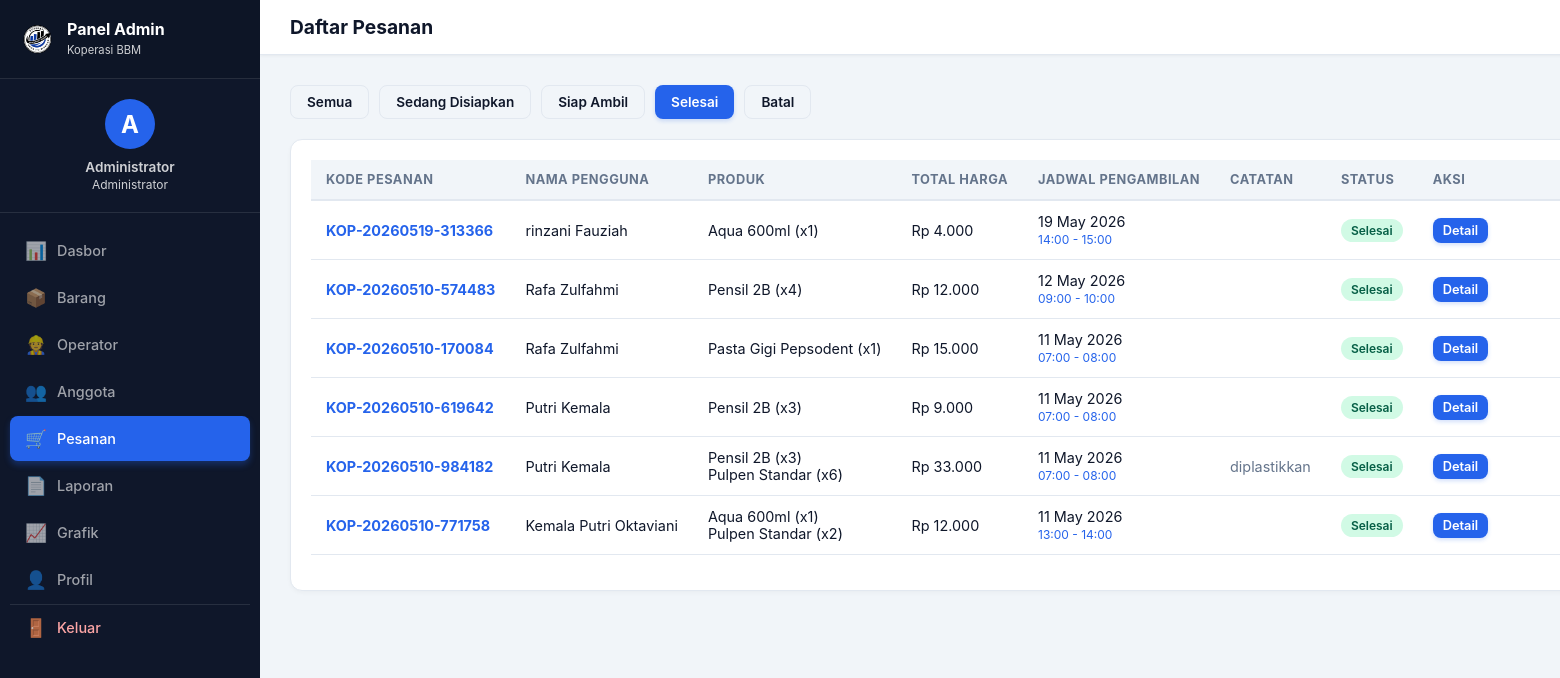
The app's page /koperasibbm/admin/pesanan.php?status=Selesai (signed in) with its own data.
### tables this page shows
CREATE TABLE `pesanan` (
  `id_pesanan` int NOT NULL,
  `kode_pesanan` varchar(20) DEFAULT NULL,
  `id_user` int NOT NULL,
  `total_harga` decimal(10,2) NOT NULL,
  `status` enum('Sedang disiapkan','Siap diambil','Selesai','Batal') NOT NULL DEFAULT 'Sedang disiapkan',
  `metode_pengambilan` enum('Mandiri','Slot Waktu') DEFAULT 'Mandiri',
  `created_at` timestamp NULL DEFAULT CURRENT_TIMESTAMP,
  `id_slot` int DEFAULT NULL,
  `jadwal_pengambilan` varchar(100) DEFAULT 'Mandiri',
  `tanggal_ambil` date DEFAULT NULL,
  `jam_ambil` varchar(50) DEFAULT NULL,
  `catatan` text
);

CREATE TABLE `users` (
  `id_user` int NOT NULL,
  `nama_lengkap` varchar(100) NOT NULL,
  `username` varchar(50) NOT NULL,
  `password` varchar(255) NOT NULL,
  `no_telepon` varchar(20) DEFAULT NULL,
  `role` enum('admin','operator','user') NOT NULL DEFAULT 'user',
  `jenis_anggota` enum('Murid','Guru','Internal Sekolah') DEFAULT NULL,
  `nis` varchar(20) DEFAULT NULL,
  `nip` varchar(20) DEFAULT NULL,
  `bagian_internal` enum('kantin','satpam','staf sekolah') DEFAULT NULL,
  `created_at` timestamp NULL DEFAULT CURRENT_TIMESTAMP
);

### koperasibbm/config/database.php (called while the page is built, shortened)
<?php
function base_url() {
    return "http://localhost/koperasibbm";
}
?>

### koperasibbm/admin/pesanan.php (the view, shortened to what this page needs)
<?php
require_once __DIR__ . '/../config/database.php';
 $filter = isset($_GET['status']) ? mysqli_real_escape_string($conn, $_GET['status']) : '';
 $where = $filter ? "AND p.status='$filter'" : "";
 $pesanan = mysqli_query($conn, "SELECT p.*, u.nama_lengkap FROM pesanan p JOIN users u ON p.id_user=u.id_user WHERE 1=1 $where ORDER BY p.created_at DESC");
?>
<!DOCTYPE html>
<html lang="id">
<head><meta charset="UTF-8"><meta name="viewport" content="width=device-width, initial-scale=1.0"><title>Pesanan</title><link rel="stylesheet" href="<?php echo base_url(); ?>/assets/css/style.css"></head>
<body>
<div class="admin-container">
    <?php include __DIR__ . '/../includes/admin_sidebar.php'; ?>
    <div class="main-panel">
        <div class="topbar"><h2>Daftar Pesanan</h2></div>
        <div class="content-wrapper">
            <div style="display:flex; gap:10px; margin-bottom:20px; flex-wrap:wrap;">
                <a href="?status=" class="btn <?php echo !$filter ? 'btn-primary' : 'btn-outline'; ?>">Semua</a>
                <a href="?status=Sedang disiapkan" class="btn <?php echo $filter=='Sedang disiapkan' ? 'btn-primary' : 'btn-outline'; ?>">Sedang Disiapkan</a>
                <a href="?status=Siap diambil" class="btn <?php echo $filter=='Siap diambil' ? 'btn-primary' : 'btn-outline'; ?>">Siap Ambil</a>
                <a href="?status=Selesai" class="btn <?php echo $filter=='Selesai' ? 'btn-primary' : 'btn-outline'; ?>">Selesai</a>
                <a href="?status=Batal" class="btn <?php echo $filter=='Batal' ? 'btn-primary' : 'btn-outline'; ?>">Batal</a>
            </div>
            <div class="card">
                <div class="table-responsive">
                    <table>
                        <thead>
                            <tr>
                                <th>Kode Pesanan</th>
                                <th>Nama Pengguna</th>
                                <th>Produk</th>
                                <th>Total Harga</th>
                                <th>Jadwal Pengambilan</th>
                                <th>Catatan</th>
                                <th>Status</th>
                                <th>Aksi</th>
                            </tr>
                        </thead>
                        <tbody>
                        <?php while($p = mysqli_fetch_assoc($pesanan)):
                            $kode = $p['kode_pesanan'] ?: 'TRS-'.str_pad($p['id_pesanan'], 4, '0', STR_PAD_LEFT);
                            $det_q = mysqli_query($conn, "SELECT dp.jumlah, pr.nama_produk FROM detail_pesanan dp JOIN produk pr ON dp.id_produk=pr.id_produk WHERE dp.id_pesanan=".$p['id_pesanan']);
                            $prods = [];
                            while($d = mysqli_fetch_assoc($det_q)) { $prods[] = $d['nama_produk']." (x".$d['jumlah'].")"; }
                            $prod_string = implode("<br>", $prods);
                            $badge_class = 'badge-info';
                            if($p['status'] == 'Selesai') $badge_class = 'badge-success';
                        ?>
                        <tr>
                            <td><strong style="color:var(--primary);"><?php echo $kode; ?></strong></td>
                            <td><?php echo htmlspecialchars($p['nama_lengkap']); ?></td>
                            <td style="font-size:0.9rem;"><?php echo $prod_string; ?></td>
                            <td>Rp <?php echo number_format($p['total_harga'],0,',','.'); ?></td>
                            <td>
                                <?php echo date('d M Y', strtotime($p['tanggal_ambil'])); ?><br>
                                <small style="color:var(--primary);"><?php echo $p['jam_ambil']; ?></small>
                            </td>
                            <td style="font-size:0.9rem; color:var(--text-gray);"><?php echo htmlspecialchars($p['catatan'] ?? '-'); ?></td>
                            <td><span class="badge <?php echo $badge_class; ?>"><?php echo $p['status']; ?></span></td>
                            <td>
                                <a href="#" onclick="alert('Fitur detail pesanan akan ditampilkan di sini. Kode: <?php echo $kode; ?>')" class="btn btn-sm btn-primary">Detail</a>
                            </td>
                        </tr>
                        <?php endwhile; ?>
                        </tbody>
                    </table>
                </div>
            </div>
        </div>
    </div>
</div>
</body>
</html>

### koperasibbm/assets/css/style.css (style rules this page uses)
:root { --primary: #2563eb; --primary-dark: #1e3a8a; --primary-light: #3b82f6; --bg-light: #f1f5f9; --white: #ffffff; --text-dark: #0f172a; --text-gray: #64748b; --border-color: #e2e8f0; --danger: #ef4444; --warning: #f59e0b; --success: #10b981; --sidebar-bg: #0f172a; --sidebar-hover: #1e293b; }
* { margin: 0; padding: 0; box-sizing: border-box; font-family: 'Inter', 'Segoe UI', Tahoma, Geneva, Verdana, sans-serif; }
body { background-color: var(--bg-light); color: var(--text-dark); font-size: 14px; }
a { text-decoration: none; color: inherit; }
.btn { padding: 8px 16px; border-radius: 8px; font-weight: 600; cursor: pointer; border: none; transition: all 0.2s; display: inline-flex; align-items: center; justify-content: center; gap: 5px; font-size: 0.85rem; }
.btn-primary { background: var(--primary); color: white; box-shadow: 0 2px 4px rgba(37, 99, 235, 0.2); }
.btn-outline { background: transparent; border: 1px solid var(--border-color); color: var(--text-dark); }
.btn-sm { padding: 5px 10px; font-size: 0.8rem; }
.admin-container { display: flex; min-height: 100vh; background: var(--bg-light); }
.main-panel { margin-left: 260px; flex-grow: 1; background: var(--bg-light); min-height: 100vh; display: flex; flex-direction: column; }
.topbar { background: white; padding: 15px 30px; display: flex; justify-content: space-between; align-items: center; box-shadow: 0 1px 3px rgba(0,0,0,0.05); border-bottom: 1px solid var(--border-color); }
.topbar h2 { font-size: 1.2rem; font-weight: 700; color: var(--text-dark); }
.content-wrapper { padding: 30px; flex: 1; }
.card { background: white; border-radius: 12px; box-shadow: 0 2px 4px rgba(0,0,0,0.03); padding: 20px; margin-bottom: 20px; border: 1px solid var(--border-color); max-width: 100%; overflow-x: auto; }
table { width: 100%; border-collapse: collapse; }
.card > table, .card .table-responsive table { min-width: 720px; }
.card table th, .card table td { white-space: nowrap; vertical-align: middle; }
.card table td:last-child { white-space: normal; min-width: 150px; }
table th, table td { padding: 12px 15px; text-align: left; border-bottom: 1px solid var(--border-color); font-size: 0.9rem; }
table th { background: var(--bg-light); font-weight: 700; color: var(--text-gray); font-size: 0.8rem; text-transform: uppercase; letter-spacing: 0.5px; border-bottom: 2px solid var(--border-color); }
.badge { padding: 4px 10px; border-radius: 20px; font-size: 0.75rem; font-weight: 600; display: inline-block; }
.badge-success { background: #d1fae5; color: #065f46; }
.table-responsive { width: 100%; overflow-x: auto; margin-bottom: 15px; -webkit-overflow-scrolling: touch; }
.table-responsive table { min-width: 900px; }

### records on screen
pesanan: kode_pesanan "KOP-20260519-313366", id_user.nama_lengkap "rinzani Fauziah", prods "Aqua 600ml (x1)", total_harga "4.000", tanggal_ambil "19 May 2026", jam_ambil "14:00 - 15:00", status "Selesai"
pesanan: kode_pesanan "KOP-20260510-574483", id_user.nama_lengkap "Rafa Zulfahmi", prods "Pensil 2B (x4)", total_harga "12.000", tanggal_ambil "12 May 2026", jam_ambil "09:00 - 10:00", status "Selesai"
pesanan: kode_pesanan "KOP-20260510-170084", id_user.nama_lengkap "Rafa Zulfahmi", prods "Pasta Gigi Pepsodent (x1)", total_harga "15.000", tanggal_ambil "11 May 2026", jam_ambil "07:00 - 08:00", status "Selesai"
pesanan: kode_pesanan "KOP-20260510-619642", id_user.nama_lengkap "Putri Kemala", prods "Pensil 2B (x3)", total_harga "9.000", tanggal_ambil "11 May 2026", jam_ambil "07:00 - 08:00", status "Selesai"
pesanan: kode_pesanan "KOP-20260510-984182", id_user.nama_lengkap "Putri Kemala", prods "Pensil 2B (x3) Pulpen Standar (x6)", total_harga "33.000", tanggal_ambil "11 May 2026", jam_ambil "07:00 - 08:00", catatan "diplastikkan", status "Selesai"
pesanan: kode_pesanan "KOP-20260510-771758", id_user.nama_lengkap "Kemala Putri Oktaviani", prods "Aqua 600ml (x1) Pulpen Standar (x2)", total_harga "12.000", tanggal_ambil "11 May 2026", jam_ambil "13:00 - 14:00", status "Selesai"

### other values on screen
$_SESSION['nama_lengkap'] "Administrator"
